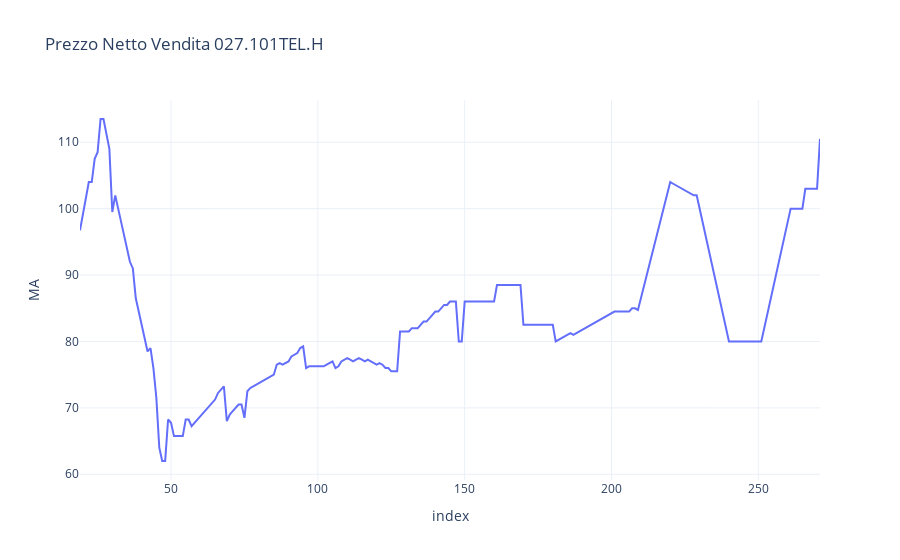

This figure's notebook cell:
### Code cell
fig = px.line(df_027, y='MA', template='plotly_white', title='Prezzo Netto Vendita 027.101TEL.H')
fig.show()

### Figure 1 — Plotly figure (JSON) as saved in the notebook; plotly's stock layout.template omitted (floating-point values rounded to 4 significant figures; data arrays with more than 128 entries replaced by an {"elided": "..."} marker saying what was removed)
{"data": [{"hovertemplate": "index=%{x}<br>MA=%{y}<extra></extra>", "legendgroup": "", "line": {"color": "#636efa", "dash": "solid"}, "marker": {"symbol": "circle"}, "mode": "lines", "name": "", "orientation": "v", "showlegend": false, "type": "scatter", "x": {"elided": "253 int values"}, "xaxis": "x", "y": {"elided": "253 float values"}, "yaxis": "y"}], "layout": {"legend": {"tracegroupgap": 0}, "title": {"text": "Prezzo Netto Vendita 027.101TEL.H"}, "xaxis": {"anchor": "y", "domain": [0, 1], "title": {"text": "index"}}, "yaxis": {"anchor": "x", "domain": [0, 1], "title": {"text": "MA"}}}}
